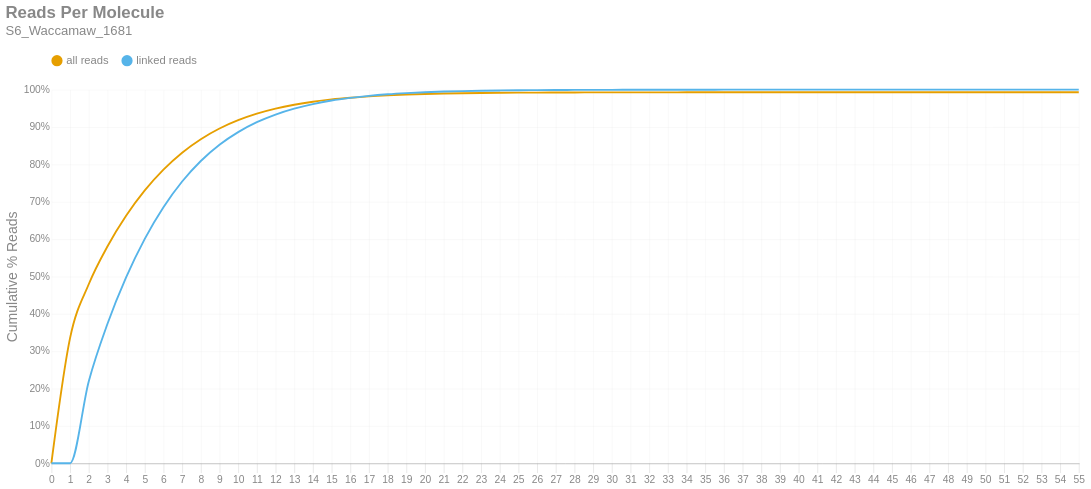

The cell this chart's notebook holds for it:
### Markdown cell above
### Reads per Molecule
This chart shows the cumulative distribution of the number of reads per linked molecule. That is, how many alignments are associated with a unique molecule. This excludes the number of reads associated with invalid or absent linked-read barcodes. The `linked` histogram is the percentages recalculated when disregarding singletons.

### Code cell
if SKIPLR:
    print_html(f"Skipped")
else:
    counts = np.bincount(valids['reads'].cast(pl.Int64).to_numpy())
    weighted = counts * np.arange(len(counts))
    all_perc = weighted / n_reads
    linked_perc = weighted / n_linked_reads
    linked_perc[1] = 0
    binned_df = pl.DataFrame({
        'readsper': list(range(len(counts))),
        'all reads (cumsum)': np.cumsum(all_perc).tolist(),
        'linked reads (cumsum)': np.cumsum(linked_perc).tolist(),
    })

    with SafeRender(binned_df):
        (
            density_plot(binned_df, 'Reads Per Molecule', samplename, 'readspmol')
            .encode(
                x=alt.X('readsper:O', title=None).axis(labelAngle=0).scale(padding=0),
                y=alt.Y('value:Q', title='Cumulative % Reads').axis(format='%').stack(False),
                color=alt.Color("key:N").scale(domain=["all reads", "linked reads"]),
                tooltip=[
                    alt.Tooltip("key:N", title="Data Type"),
                    alt.Tooltip("readsper:O", title="Reads Per Molecule"),
                    alt.Tooltip("value:Q", format=".2%", title="% Reads (Cum.)")
                ]            
            )
        ).display()

### Figure 1 — Vega-Lite specification as saved in the notebook (floating-point values rounded to 4 significant figures)
{"width": "container", "height": 400, "config": {"title": {"anchor": "start", "dy": -15, "fontSize": 18, "color": "#888888", "subtitleColor": "#888888", "subtitleFontSize": 14}, "arc": {"fill": "#0072B2"}, "axis": {"domainColor": "#888888", "domainWidth": 0.5, "gridWidth": 0.2, "grid": false, "titleFontWeight": 400, "titleFontSize": 15, "labelFontSize": 11, "labelColor": "#888888", "tickColor": "#888888", "tickWidth": 0.2, "titleColor": "#888888"}, "axisBand": {"grid": false}, "axisX": {"grid": true, "tickSize": 10, "domainCap": "round"}, "axisY": {"domain": false, "grid": true, "tickSize": 0, "domainCap": "round"}, "background": "transparent", "header": {"labelFontSize": 15, "labelColor": "#888888", "titleFontSize": 15, "titleFontWeight": 600, "titleColor": "#888888"}, "legend": {"labelFont": "sans-serif", "labelFontSize": 12, "labelColor": "#888888", "symbolSize": 100, "symbolType": "circle", "titleFontSize": 12, "titlePadding": 10, "titleColor": "#888888", "title": null, "orient": "top"}, "range": {"category": ["#E69F00", "#56B4E9", "#009E73", "#F0E442", "#0072B2", "#D55E00", "#CC79A7", "#000000"], "diverging": ["#cfe8f3", "#a2d4ec", "#73bfe2", "#46abdb", "#1696d2", "#12719e"]}, "area": {"fill": "#0072B2", "fillOpacity": 0.7, "line": true, "strokeOpacity": 0.7}, "line": {"color": "#0072B2", "stroke": "#0072B2", "strokeWidth": 2}, "trail": {"color": "#0072B2", "stroke": "#0072B2", "strokeWidth": 0, "size": 1}, "point": {"filled": true, "fillOpacity": 1.0, "size": 95}, "text": {"color": "#888888", "fontSize": 11, "align": "right", "fontWeight": 400, "size": 11}, "bar": {"fill": "#0072B2", "stroke": null}, "view": {"stroke": null, "continuousWidth": 660, "continuousHeight": 400}}, "data": {"name": "data-03ed2da737e1f8ea8398b839c61775be"}, "mark": {"type": "line", "interpolate": "monotone", "point": {"opacity": 0, "size": 275}}, "encoding": {"color": {"field": "key", "scale": {"domain": ["all reads", "linked reads"]}, "type": "nominal"}, "tooltip": [{"field": "key", "title": "Data Type", "type": "nominal"}, {"field": "readsper", "title": "Reads Per Molecule", "type": "ordinal"}, {"field": "value", "format": ".2%", "title": "% Reads (Cum.)", "type": "quantitative"}], "x": {"axis": {"labelAngle": 0}, "field": "readsper", "scale": {"padding": 0}, "title": null, "type": "ordinal"}, "y": {"axis": {"format": "%"}, "field": "value", "stack": false, "title": "Cumulative % Reads", "type": "quantitative"}}, "params": [{"name": "param_c36ac31b6afebe62", "select": {"type": "point", "fields": ["key"]}, "bind": "legend"}], "title": {"text": "Reads Per Molecule", "subtitle": "S6_Waccamaw_1681"}, "transform": [{"fold": ["all reads (cumsum)", "linked reads (cumsum)"]}, {"calculate": "replace(datum.key, ' (cumsum)', '')", "as": "key"}, {"filter": {"param": "param_c36ac31b6afebe62"}}], "usermeta": {"embedOptions": {"downloadFileName": "S6_Waccamaw_1681.readspmol"}}, "$schema": "https://vega.github.io/schema/vega-lite/v6.1.0.json", "datasets": {"data-03ed2da737e1f8ea8398b839c61775be": [{"readsper": 0, "all reads (cumsum)": 0.0, "linked reads (cumsum)": 0.0}, {"readsper": 1, "all reads (cumsum)": 0.335, "linked reads (cumsum)": 0.0}, {"readsper": 2, "all reads (cumsum)": 0.4791, "linked reads (cumsum)": 0.2191}, {"readsper": 3, "all reads (cumsum)": 0.5802, "linked reads (cumsum)": 0.3727}, {"readsper": 4, "all reads (cumsum)": 0.6624, "linked reads (cumsum)": 0.4976}, {"readsper": 5, "all reads (cumsum)": 0.7303, "linked reads (cumsum)": 0.6007}, {"readsper": 6, "all reads (cumsum)": 0.7859, "linked reads (cumsum)": 0.6852}, {"readsper": 7, "all reads (cumsum)": 0.8312, "linked reads (cumsum)": 0.7541}, {"readsper": 8, "all reads (cumsum)": 0.8674, "linked reads (cumsum)": 0.8091}, {"readsper": 9, "all reads (cumsum)": 0.8959, "linked reads (cumsum)": 0.8525}, {"readsper": 10, "all reads (cumsum)": 0.9182, "linked reads (cumsum)": 0.8864}, {"readsper": 11, "all reads (cumsum)": 0.9357, "linked reads (cumsum)": 0.913}, {"readsper": 12, "all reads (cumsum)": 0.9492, "linked reads (cumsum)": 0.9334}, {"readsper": 13, "all reads (cumsum)": 0.9595, "linked reads (cumsum)": 0.9491}, {"readsper": 14, "all reads (cumsum)": 0.9676, "linked reads (cumsum)": 0.9615}, {"readsper": 15, "all reads (cumsum)": 0.9738, "linked reads (cumsum)": 0.9709}, {"readsper": 16, "all reads (cumsum)": 0.9784, "linked reads (cumsum)": 0.9779}, {"readsper": 17, "all reads (cumsum)": 0.9821, "linked reads (cumsum)": 0.9835}, {"readsper": 18, "all reads (cumsum)": 0.9849, "linked reads (cumsum)": 0.9876}, {"readsper": 19, "all reads (cumsum)": 0.9869, "linked reads (cumsum)": 0.9907}, {"readsper": 20, "all reads (cumsum)": 0.9885, "linked reads (cumsum)": 0.9932}, {"readsper": 21, "all reads (cumsum)": 0.9897, "linked reads (cumsum)": 0.9949}, {"readsper": 22, "all reads (cumsum)": 0.9905, "linked reads (cumsum)": 0.9962}, {"readsper": 23, "all reads (cumsum)": 0.9911, "linked reads (cumsum)": 0.9972}, {"readsper": 24, "all reads (cumsum)": 0.9916, "linked reads (cumsum)": 0.9979}, {"readsper": 25, "all reads (cumsum)": 0.992, "linked reads (cumsum)": 0.9985}, {"readsper": 26, "all reads (cumsum)": 0.9922, "linked reads (cumsum)": 0.9988}, {"readsper": 27, "all reads (cumsum)": 0.9924, "linked reads (cumsum)": 0.9991}, {"readsper": 28, "all reads (cumsum)": 0.9926, "linked reads (cumsum)": 0.9993}, {"readsper": 29, "all reads (cumsum)": 0.9927, "linked reads (cumsum)": 0.9995}, {"readsper": 30, "all reads (cumsum)": 0.9927, "linked reads (cumsum)": 0.9996}, {"readsper": 31, "all reads (cumsum)": 0.9928, "linked reads (cumsum)": 0.9997}, {"readsper": 32, "all reads (cumsum)": 0.9929, "linked reads (cumsum)": 0.9998}, {"readsper": 33, "all reads (cumsum)": 0.9929, "linked reads (cumsum)": 0.9999}, {"readsper": 34, "all reads (cumsum)": 0.9929, "linked reads (cumsum)": 0.9999}, {"readsper": 35, "all reads (cumsum)": 0.9929, "linked reads (cumsum)": 0.9999}, {"readsper": 36, "all reads (cumsum)": 0.993, "linked reads (cumsum)": 0.9999}, {"readsper": 37, "all reads (cumsum)": 0.993, "linked reads (cumsum)": 0.9999}, {"readsper": 38, "all reads (cumsum)": 0.993, "linked reads (cumsum)": 0.9999}, {"readsper": 39, "all reads (cumsum)": 0.993, "linked reads (cumsum)": 1.0}, {"readsper": 40, "all reads (cumsum)": 0.993, "linked reads (cumsum)": 1.0}, {"readsper": 41, "all reads (cumsum)": 0.993, "linked reads (cumsum)": 1.0}, {"readsper": 42, "all reads (cumsum)": 0.993, "linked reads (cumsum)": 1.0}, {"readsper": 43, "all reads (cumsum)": 0.993, "linked reads (cumsum)": 1.0}, {"readsper": 44, "all reads (cumsum)": 0.993, "linked reads (cumsum)": 1.0}, {"readsper": 45, "all reads (cumsum)": 0.993, "linked reads (cumsum)": 1.0}, {"readsper": 46, "all reads (cumsum)": 0.993, "linked reads (cumsum)": 1.0}, {"readsper": 47, "all reads (cumsum)": 0.993, "linked reads (cumsum)": 1.0}, {"readsper": 48, "all reads (cumsum)": 0.993, "linked reads (cumsum)": 1.0}, {"readsper": 49, "all reads (cumsum)": 0.993, "linked reads (cumsum)": 1.0}, {"readsper": 50, "all reads (cumsum)": 0.993, "linked reads (cumsum)": 1.0}, {"readsper": 51, "all reads (cumsum)": 0.993, "linked reads (cumsum)": 1.0}, {"readsper": 52, "all reads (cumsum)": 0.993, "linked reads (cumsum)": 1.0}, {"readsper": 53, "all reads (cumsum)": 0.993, "linked reads (cumsum)": 1.0}, {"readsper": 54, "all reads (cumsum)": 0.993, "linked reads (cumsum)": 1.0}, {"readsper": 55, "all reads (cumsum)": 0.993, "linked reads (cumsum)": 1.0}]}}
